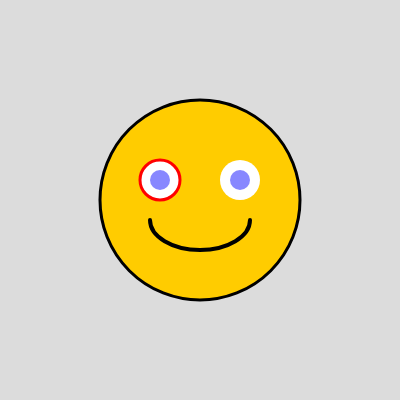
Frame 1 (no input)
Frame 60 (no input): identical to frame 1, image omitted
Frame 120 (the mouse pressed at the canvas centre since frame 60): identical to frame 1, image omitted

The p5.js sketch that drew this single still picture (run headless with seeded random() and noise() and a simulated clock; from frame 60 on, the mouse is pressed at the canvas centre):

// p5.js sketch
// ── sketch.js
function setup() {
  createCanvas(400, 400);
}

function draw() {
  background(220);

  // Cabeza amarilla
  fill(255, 204, 0); 
  stroke(0);
  strokeWeight(3);
  ellipse(200, 200, 200, 200);

  // Ojo izquierdo con borde rojo
  stroke(255, 0, 0);
  fill(255);
  ellipse(160, 180, 40, 40);

  // Ojo derecho sin borde
  noStroke();
  fill(255);
  ellipse(240, 180, 40, 40);

  // Pupilas con transparencia
  fill(0, 0, 255, 120);
  ellipse(160, 180, 20, 20);
  ellipse(240, 180, 20, 20);

  // Boca solo contorno
  noFill();
  stroke(0);
  strokeWeight(4);
  arc(200, 220, 100, 60, 0, PI);
}
